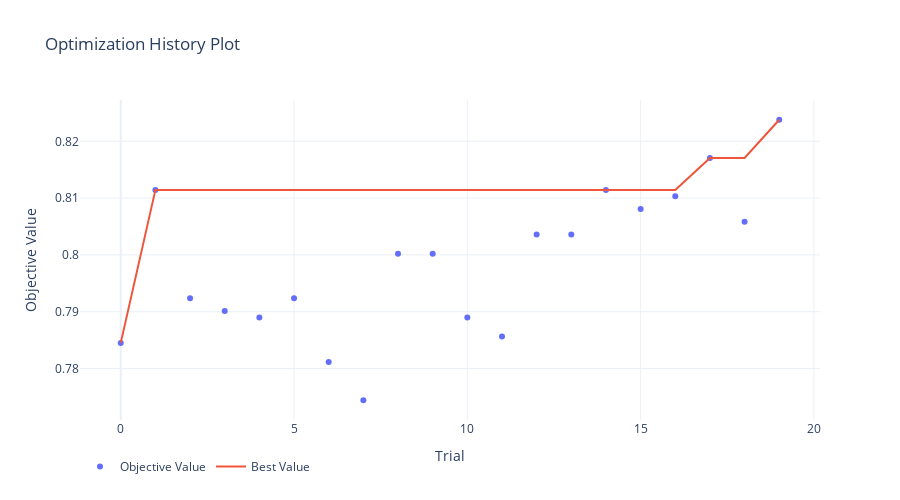
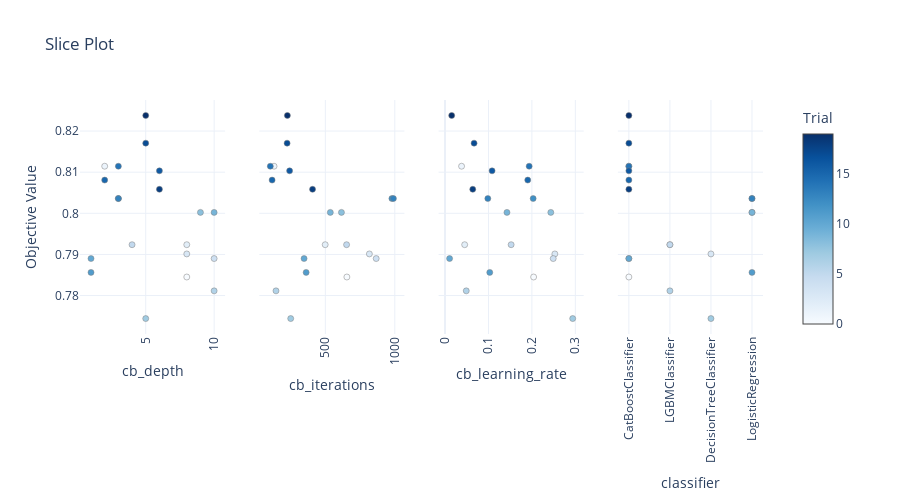

The code cell stored with these charts, in order, in its notebook:
### Markdown cell above
The plots below will also show how models were optimised and which model performed best.

### Code cell
fig = optuna.visualization.plot_optimization_history(study)
fig.update_layout(
    legend=dict(orientation='h'),
    template='plotly_white',
    width=FIG_WIDTH, height=FIG_HEIGHT
)
fig.show()

fig = optuna.visualization.plot_slice(study, params=relevant_params)
fig.update_layout(
    legend=dict(orientation='h'),
    template='plotly_white',
    width=FIG_WIDTH, height=FIG_HEIGHT
)
fig.update_xaxes(tickangle=-90)
fig.show()

### Figure 1 — Plotly figure (JSON) as saved in the notebook; plotly's stock layout.template omitted (floating-point values rounded to 4 significant figures)
{"data": [{"mode": "markers", "name": "Objective Value", "type": "scatter", "x": [0, 1, 2, 3, 4, 5, 6, 7, 8, 9, 10, 11, 12, 13, 14, 15, 16, 17, 18, 19], "y": [0.7845, 0.8114, 0.7924, 0.7901, 0.789, 0.7924, 0.7811, 0.7744, 0.8002, 0.8002, 0.789, 0.7856, 0.8036, 0.8036, 0.8114, 0.8081, 0.8103, 0.8171, 0.8058, 0.8238]}, {"name": "Best Value", "type": "scatter", "x": [0, 1, 2, 3, 4, 5, 6, 7, 8, 9, 10, 11, 12, 13, 14, 15, 16, 17, 18, 19], "y": [0.7845, 0.8114, 0.8114, 0.8114, 0.8114, 0.8114, 0.8114, 0.8114, 0.8114, 0.8114, 0.8114, 0.8114, 0.8114, 0.8114, 0.8114, 0.8114, 0.8114, 0.8171, 0.8171, 0.8238]}], "layout": {"height": 500, "legend": {"orientation": "h"}, "title": {"text": "Optimization History Plot"}, "width": 900, "xaxis": {"title": {"text": "Trial"}}, "yaxis": {"title": {"text": "Objective Value"}}}}

### Figure 2 — Plotly figure (JSON) as saved in the notebook; plotly's stock layout.template omitted (floating-point values rounded to 4 significant figures)
{"data": [{"marker": {"color": [0, 1, 2, 3, 4, 5, 6, 7, 8, 9, 10, 11, 12, 13, 14, 15, 16, 17, 18, 19], "colorbar": {"title": {"text": "Trial"}, "x": 1, "xpad": 40}, "colorscale": [[0, "rgb(247,251,255)"], [0.125, "rgb(222,235,247)"], [0.25, "rgb(198,219,239)"], [0.375, "rgb(158,202,225)"], [0.5, "rgb(107,174,214)"], [0.625, "rgb(66,146,198)"], [0.75, "rgb(33,113,181)"], [0.875, "rgb(8,81,156)"], [1, "rgb(8,48,107)"]], "line": {"color": "Grey", "width": 0.5}, "showscale": true}, "mode": "markers", "showlegend": false, "type": "scatter", "x": [8, 2, 8, 8, 10, 4, 10, 5, 9, 10, 1, 1, 3, 3, 3, 2, 6, 5, 6, 5], "xaxis": "x", "y": [0.7845, 0.8114, 0.7924, 0.7901, 0.789, 0.7924, 0.7811, 0.7744, 0.8002, 0.8002, 0.789, 0.7856, 0.8036, 0.8036, 0.8114, 0.8081, 0.8103, 0.8171, 0.8058, 0.8238], "yaxis": "y"}, {"marker": {"color": [0, 1, 2, 3, 4, 5, 6, 7, 8, 9, 10, 11, 12, 13, 14, 15, 16, 17, 18, 19], "colorbar": {"title": {"text": "Trial"}, "x": 1, "xpad": 40}, "colorscale": [[0, "rgb(247,251,255)"], [0.125, "rgb(222,235,247)"], [0.25, "rgb(198,219,239)"], [0.375, "rgb(158,202,225)"], [0.5, "rgb(107,174,214)"], [0.625, "rgb(66,146,198)"], [0.75, "rgb(33,113,181)"], [0.875, "rgb(8,81,156)"], [1, "rgb(8,48,107)"]], "line": {"color": "Grey", "width": 0.5}, "showscale": false}, "mode": "markers", "showlegend": false, "type": "scatter", "x": [655, 131, 499, 817, 866, 653, 145, 251, 616, 536, 347, 362, 979, 990, 104, 117, 243, 225, 408, 227], "xaxis": "x2", "y": [0.7845, 0.8114, 0.7924, 0.7901, 0.789, 0.7924, 0.7811, 0.7744, 0.8002, 0.8002, 0.789, 0.7856, 0.8036, 0.8036, 0.8114, 0.8081, 0.8103, 0.8171, 0.8058, 0.8238], "yaxis": "y2"}, {"marker": {"color": [0, 1, 2, 3, 4, 5, 6, 7, 8, 9, 10, 11, 12, 13, 14, 15, 16, 17, 18, 19], "colorbar": {"title": {"text": "Trial"}, "x": 1, "xpad": 40}, "colorscale": [[0, "rgb(247,251,255)"], [0.125, "rgb(222,235,247)"], [0.25, "rgb(198,219,239)"], [0.375, "rgb(158,202,225)"], [0.5, "rgb(107,174,214)"], [0.625, "rgb(66,146,198)"], [0.75, "rgb(33,113,181)"], [0.875, "rgb(8,81,156)"], [1, "rgb(8,48,107)"]], "line": {"color": "Grey", "width": 0.5}, "showscale": false}, "mode": "markers", "showlegend": false, "type": "scatter", "x": [0.204, 0.03811, 0.04527, 0.2529, 0.2491, 0.1522, 0.0489, 0.294, 0.2436, 0.1426, 0.01051, 0.103, 0.2029, 0.09854, 0.1937, 0.1904, 0.1083, 0.06693, 0.06386, 0.01538], "xaxis": "x3", "y": [0.7845, 0.8114, 0.7924, 0.7901, 0.789, 0.7924, 0.7811, 0.7744, 0.8002, 0.8002, 0.789, 0.7856, 0.8036, 0.8036, 0.8114, 0.8081, 0.8103, 0.8171, 0.8058, 0.8238], "yaxis": "y3"}, {"marker": {"color": [0, 1, 2, 3, 4, 5, 6, 7, 8, 9, 10, 11, 12, 13, 14, 15, 16, 17, 18, 19], "colorbar": {"title": {"text": "Trial"}, "x": 1, "xpad": 40}, "colorscale": [[0, "rgb(247,251,255)"], [0.125, "rgb(222,235,247)"], [0.25, "rgb(198,219,239)"], [0.375, "rgb(158,202,225)"], [0.5, "rgb(107,174,214)"], [0.625, "rgb(66,146,198)"], [0.75, "rgb(33,113,181)"], [0.875, "rgb(8,81,156)"], [1, "rgb(8,48,107)"]], "line": {"color": "Grey", "width": 0.5}, "showscale": false}, "mode": "markers", "showlegend": false, "type": "scatter", "x": ["CatBoostClassifier", "CatBoostClassifier", "LGBMClassifier", "DecisionTreeClassifier", "CatBoostClassifier", "LGBMClassifier", "LGBMClassifier", "DecisionTreeClassifier", "LogisticRegression", "LogisticRegression", "CatBoostClassifier", "LogisticRegression", "LogisticRegression", "LogisticRegression", "CatBoostClassifier", "CatBoostClassifier", "CatBoostClassifier", "CatBoostClassifier", "CatBoostClassifier", "CatBoostClassifier"], "xaxis": "x4", "y": [0.7845, 0.8114, 0.7924, 0.7901, 0.789, 0.7924, 0.7811, 0.7744, 0.8002, 0.8002, 0.789, 0.7856, 0.8036, 0.8036, 0.8114, 0.8081, 0.8103, 0.8171, 0.8058, 0.8238], "yaxis": "y4"}], "layout": {"height": 500, "legend": {"orientation": "h"}, "title": {"text": "Slice Plot"}, "width": 900, "xaxis": {"anchor": "y", "domain": [0, 0.2125], "tickangle": -90, "title": {"text": "cb_depth"}}, "xaxis2": {"anchor": "y2", "domain": [0.2625, 0.475], "tickangle": -90, "title": {"text": "cb_iterations"}}, "xaxis3": {"anchor": "y3", "domain": [0.525, 0.7375], "tickangle": -90, "title": {"text": "cb_learning_rate"}}, "xaxis4": {"anchor": "y4", "domain": [0.7875, 1], "tickangle": -90, "title": {"text": "classifier"}}, "yaxis": {"anchor": "x", "domain": [0, 1], "title": {"text": "Objective Value"}}, "yaxis2": {"anchor": "x2", "domain": [0, 1], "matches": "y", "showticklabels": false}, "yaxis3": {"anchor": "x3", "domain": [0, 1], "matches": "y", "showticklabels": false}, "yaxis4": {"anchor": "x4", "domain": [0, 1], "matches": "y", "showticklabels": false}}}
